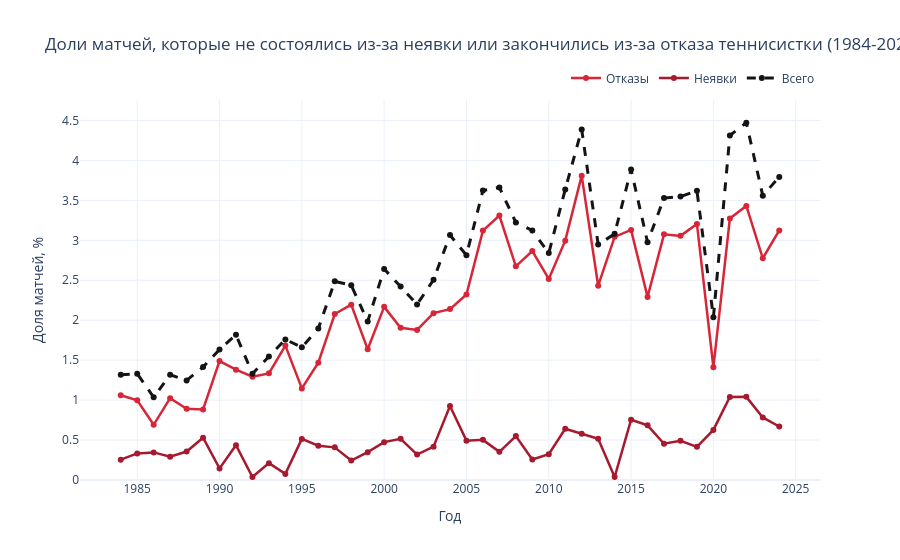

Here is the notebook cell this chart was saved with:
### Code cell
color_ret = 'rgb(215, 38, 56)'   
color_wo = 'rgb(166, 25, 46)'    
color_total = 'rgb(20, 20, 20)'  

fig = go.Figure()

# Отказы.
fig.add_trace(go.Scatter(
    x=rets_n_wos['year'], y=rets_n_wos['is_ret'],
    name='Отказы', mode='lines+markers',
    line=dict(color=color_ret, width=2.5),
    hovertemplate="Отказы: %{y:.2f}%<extra></extra>"
))

# Неявки.
fig.add_trace(go.Scatter(
    x=rets_n_wos['year'], y=rets_n_wos['is_wo'],
    name='Неявки', mode='lines+markers',
    line=dict(color=color_wo, width=2.5),
    hovertemplate="Неявки: %{y:.2f}%<extra></extra>"
))

# Отказы и неявки вместе.
fig.add_trace(go.Scatter(
    x=rets_n_wos['year'], y=rets_n_wos['combined'],
    name='Всего', mode='lines+markers',
    line=dict(color=color_total, width=3, dash='dash'), 
    hovertemplate="<b>Всего: %{y:.2f}%</b><extra></extra>"
))

fig.update_layout(
    title="Доли матчей, которые не состоялись из-за неявки или закончились из-за отказа теннисистки (1984-2024)",
    xaxis_title="Год",
    yaxis_title="Доля матчей, %",
    template="plotly_white",
    hovermode="x unified",
    legend=dict(orientation="h", yanchor="bottom", y=1.02, xanchor="right", x=1)
)

fig.update_yaxes(rangemode='tozero')

fig.show()

### Figure 1 — Plotly figure (JSON) as saved in the notebook; plotly's stock layout.template omitted (floating-point values rounded to 4 significant figures)
{"data": [{"hovertemplate": "Отказы: %{y:.2f}%<extra></extra>", "line": {"color": "rgb(215, 38, 56)", "width": 2.5}, "mode": "lines+markers", "name": "Отказы", "type": "scatter", "x": [1984, 1985, 1986, 1987, 1988, 1989, 1990, 1991, 1992, 1993, 1994, 1995, 1996, 1997, 1998, 1999, 2000, 2001, 2002, 2003, 2004, 2005, 2006, 2007, 2008, 2009, 2010, 2011, 2012, 2013, 2014, 2015, 2016, 2017, 2018, 2019, 2020, 2021, 2022, 2023, 2024], "y": [1.062, 0.9982, 0.691, 1.024, 0.8906, 0.8831, 1.489, 1.381, 1.293, 1.335, 1.683, 1.147, 1.468, 2.078, 2.195, 1.636, 2.167, 1.904, 1.879, 2.088, 2.139, 2.321, 3.122, 3.31, 2.675, 2.866, 2.517, 2.996, 3.81, 2.432, 3.044, 3.131, 2.292, 3.075, 3.056, 3.205, 1.411, 3.273, 3.431, 2.776, 3.124]}, {"hovertemplate": "Неявки: %{y:.2f}%<extra></extra>", "line": {"color": "rgb(166, 25, 46)", "width": 2.5}, "mode": "lines+markers", "name": "Неявки", "type": "scatter", "x": [1984, 1985, 1986, 1987, 1988, 1989, 1990, 1991, 1992, 1993, 1994, 1995, 1996, 1997, 1998, 1999, 2000, 2001, 2002, 2003, 2004, 2005, 2006, 2007, 2008, 2009, 2010, 2011, 2012, 2013, 2014, 2015, 2016, 2017, 2018, 2019, 2020, 2021, 2022, 2023, 2024], "y": [0.2548, 0.3327, 0.3455, 0.2925, 0.3563, 0.5298, 0.1453, 0.436, 0.03802, 0.2107, 0.07648, 0.514, 0.4296, 0.4087, 0.2439, 0.3481, 0.4741, 0.5165, 0.3185, 0.4177, 0.9269, 0.4924, 0.5023, 0.3521, 0.5497, 0.2572, 0.3236, 0.6419, 0.5782, 0.5158, 0.03712, 0.7544, 0.6842, 0.4542, 0.4917, 0.4148, 0.627, 1.04, 1.041, 0.7829, 0.6694]}, {"hovertemplate": "<b>Всего: %{y:.2f}%</b><extra></extra>", "line": {"color": "rgb(20, 20, 20)", "dash": "dash", "width": 3}, "mode": "lines+markers", "name": "Всего", "type": "scatter", "x": [1984, 1985, 1986, 1987, 1988, 1989, 1990, 1991, 1992, 1993, 1994, 1995, 1996, 1997, 1998, 1999, 2000, 2001, 2002, 2003, 2004, 2005, 2006, 2007, 2008, 2009, 2010, 2011, 2012, 2013, 2014, 2015, 2016, 2017, 2018, 2019, 2020, 2021, 2022, 2023, 2024], "y": [1.316, 1.331, 1.036, 1.316, 1.247, 1.413, 1.635, 1.817, 1.331, 1.545, 1.759, 1.661, 1.898, 2.486, 2.439, 1.984, 2.641, 2.421, 2.197, 2.506, 3.066, 2.814, 3.624, 3.662, 3.225, 3.123, 2.841, 3.638, 4.388, 2.948, 3.081, 3.885, 2.976, 3.529, 3.548, 3.62, 2.038, 4.313, 4.472, 3.559, 3.793]}], "layout": {"hovermode": "x unified", "legend": {"orientation": "h", "x": 1, "xanchor": "right", "y": 1.02, "yanchor": "bottom"}, "title": {"text": "Доли матчей, которые не состоялись из-за неявки или закончились из-за отказа теннисистки (1984-2024)"}, "xaxis": {"title": {"text": "Год"}}, "yaxis": {"rangemode": "tozero", "title": {"text": "Доля матчей, %"}}}}
